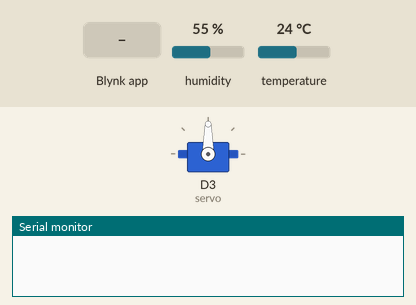
Recording of a sketch running on a simulated ESP8266 (Wemos D1 mini). Parts: servo, the last lines printed to the serial monitor. Inputs (shaded band) come from the test bench; at power-on: humidity 55 %, temperature 24 °C. WiFi joins after 1.5 s; servers stay silent unless stated.

Above: at 3.0 s.
3.1 s: Blynk app writes 1 to V3
At 4.0 s:
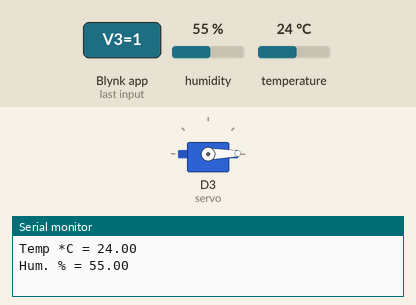
4.6 s: Blynk app writes 200 to V3
At 5.2 s:
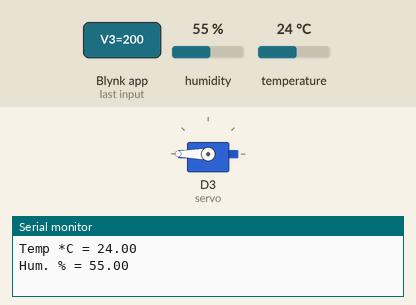
Timing chart, 0 to 7.6 s (numbered marks = the images above; inputs shaded):
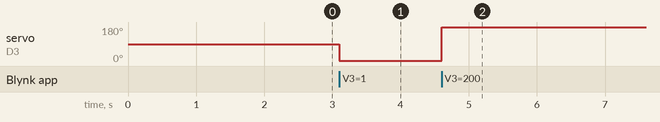

The sketch:

Wemos_blink.ino
```cpp
#define BLYNK_PRINT Serial    // Comment this out to disable prints and save space
#include <ESP8266WiFi.h>
#include <BlynkSimpleEsp8266.h>
#include <Wire.h>
#include <SimpleTimer.h> // here is the SimpleTimer library
#include <Ethernet.h>
#include <Blynk.h>
#include <SPI.h>
#include <Servo.h>
#include "Adafruit_SHT31.h"

Adafruit_SHT31 sht31 = Adafruit_SHT31();


// You should get Auth Token in the Blynk App.
// Go to the Project Settings (nut icon).
char auth[] = "dc7332c255ff451a8aa7c8d5dd041b61";

// Your WiFi credentials.
// Set password to "" for open networks.
char ssid[] = "Qwertyuiop";
char pass[] = "123456789";


BlynkTimer timer;


// This function sends Arduino's up time every second to Virtual Pin (5).
// In the app, Widget's reading frequency should be set to PUSH. This means
// that you define how often to send data to Blynk App.


Servo servo;

BLYNK_WRITE(V3) {

servo.write(param.asInt());

}

void myTimerEvent()
{

  float t = sht31.readTemperature();
  float h = sht31.readHumidity();

  Serial.print("Temp *C = "); Serial.println(t);
  Serial.print("Hum. % = "); Serial.println(h);
  // You can send any value at any time.
  // Please don't send more that 10 values per second.
  Blynk.virtualWrite(V1,t);
  Blynk.virtualWrite(V2,h);


}

void setup()
{
  Serial.begin(115200);

    if (! sht31.begin(0x45)) {   // Set to 0x45 for alternate i2c addr
    Serial.println("Couldn't find SHT31");
    while (1) delay(1);
  }

//  pinMode(D4,OUTPUT);
//  pinMode(D3,OUTPUT);

  Blynk.begin(auth, ssid, pass);

   timer.setInterval(2000L, myTimerEvent);

   servo.attach(D3);
}

void loop(){
  Blynk.run();
  timer.run(); // Initiates BlynkTimer
}
```

Measured:
- after the input at 3.1 s, servo on D3 (servo): 90° → 1° at once
- after the input at 4.6 s, servo on D3 (servo): 1° → 180° at once
